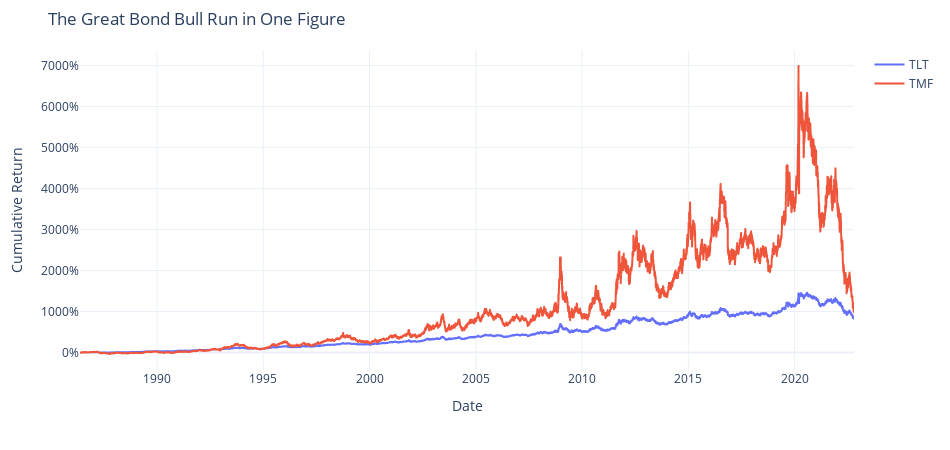

Notebook cell for this chart:
### Markdown cell above
Splice VUSTX + TLT + TMF

### Code cell
sim['TMF'] = splice(sim_vustx, sim['TMF'])
plotret(cat(splice(prices['VUSTX'].dropna(), prices['TLT'].dropna()), sim['TMF']), title='The Great Bond Bull Run in One Figure')

### Figure 1 — Plotly figure (JSON) as saved in the notebook; plotly's stock layout.template omitted (floating-point values rounded to 4 significant figures; data arrays with more than 128 entries replaced by an {"elided": "..."} marker saying what was removed)
{"data": [{"hovertemplate": "variable=TLT<br>Date=%{x}<br>value=%{y}<extra></extra>", "legendgroup": "TLT", "line": {"color": "#636efa", "dash": "solid"}, "marker": {"symbol": "circle"}, "mode": "lines", "name": "TLT", "showlegend": true, "type": "scattergl", "x": {"elided": "9180 str values"}, "xaxis": "x", "y": {"elided": "9180 float values"}, "yaxis": "y"}, {"hovertemplate": "variable=TMF<br>Date=%{x}<br>value=%{y}<extra></extra>", "legendgroup": "TMF", "line": {"color": "#EF553B", "dash": "solid"}, "marker": {"symbol": "circle"}, "mode": "lines", "name": "TMF", "showlegend": true, "type": "scattergl", "x": {"elided": "9180 str values"}, "xaxis": "x", "y": {"elided": "9180 float values"}, "yaxis": "y"}], "layout": {"height": 450, "legend": {"title": {"text": ""}, "tracegroupgap": 0}, "margin": {"t": 50}, "title": {"text": "The Great Bond Bull Run in One Figure"}, "width": 950, "xaxis": {"anchor": "y", "domain": [0, 1], "title": {"text": "Date"}}, "yaxis": {"anchor": "x", "domain": [0, 1], "tickformat": ".0%", "title": {"text": "Cumulative Return"}}}}
